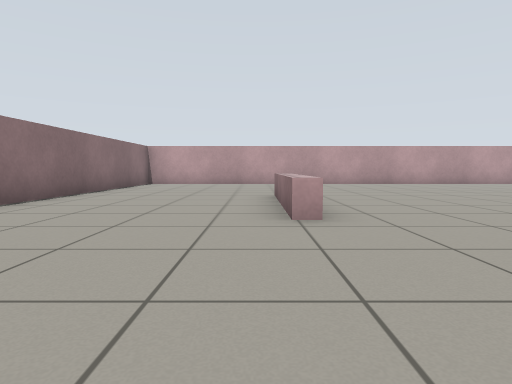
view 1 (above)

16 first-person views from a walk through a world built for the Gazebo simulator. The camera is 0.61 m above the floor, tilts 4° down and sees 75° across. The floor is counted in squares, 1 m on a side. Each view is taken from the middle of a square. On the plan, view 1 faces up. The plan holds only what a view shows up to about 10 squares ahead; the rest is blank.

view 2
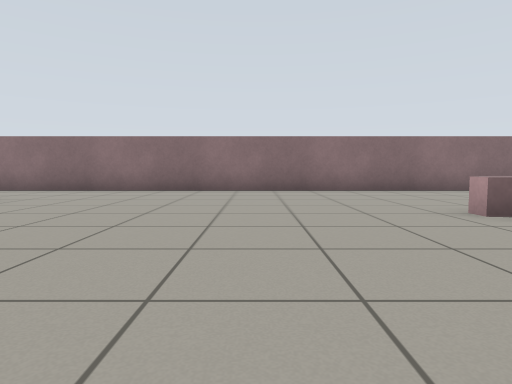

view 3
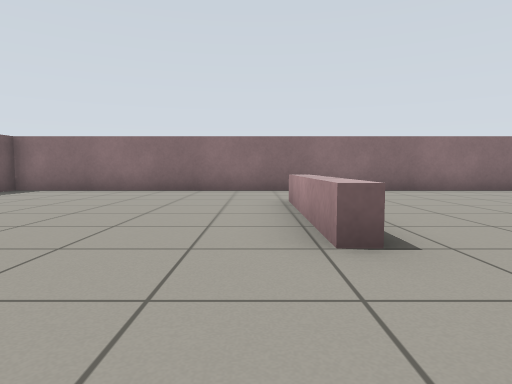

view 4
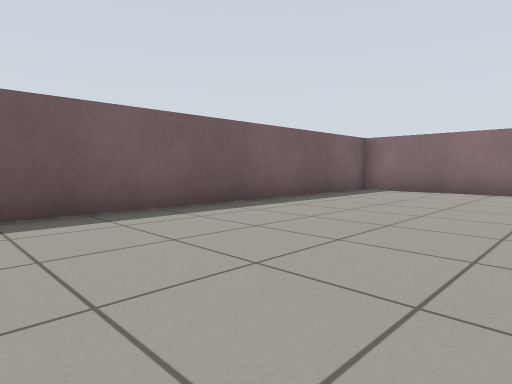

view 5
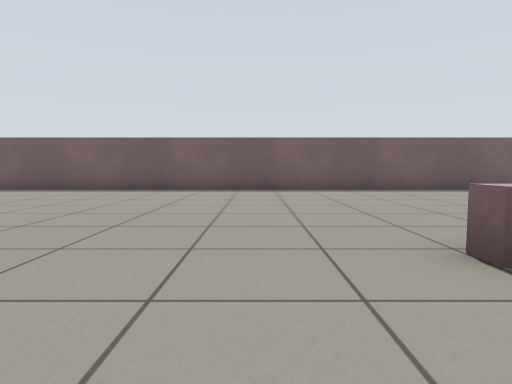

view 6
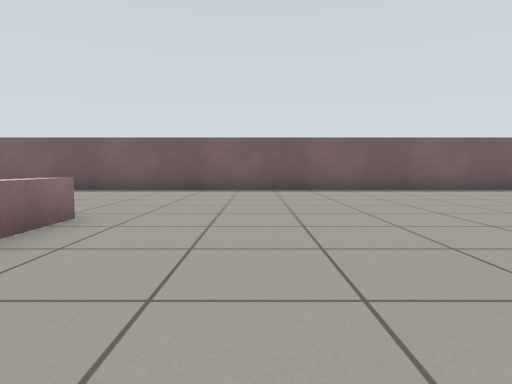

view 7
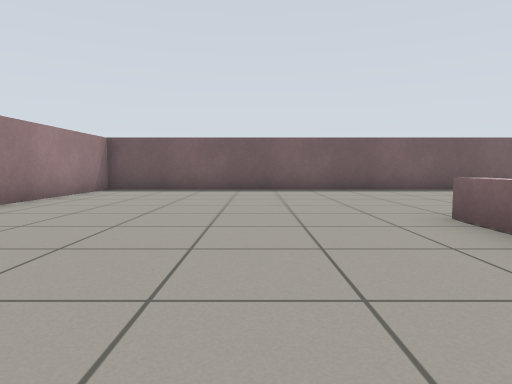

view 8
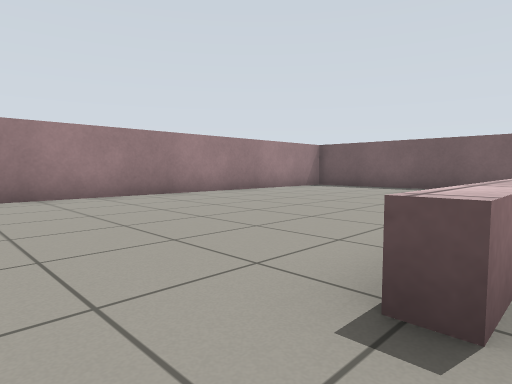

view 9
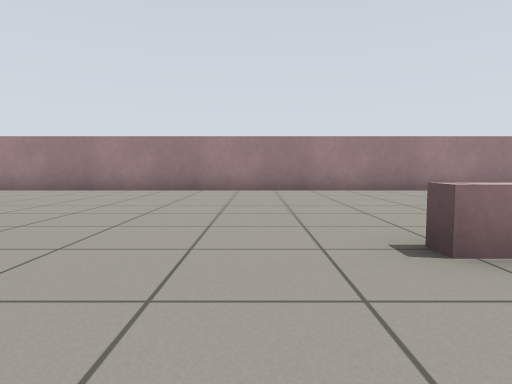

view 10
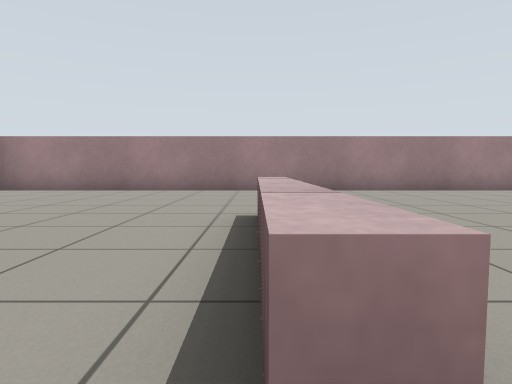

view 11
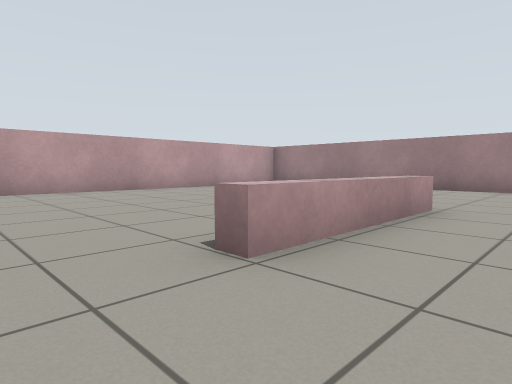

view 12
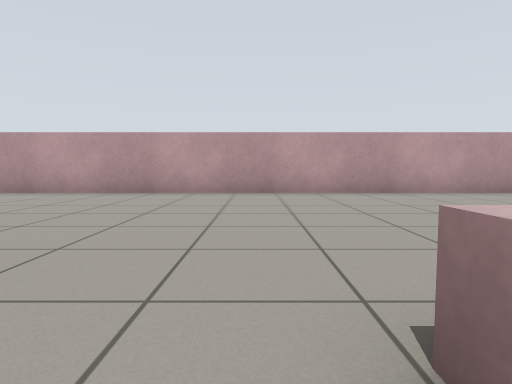

view 13
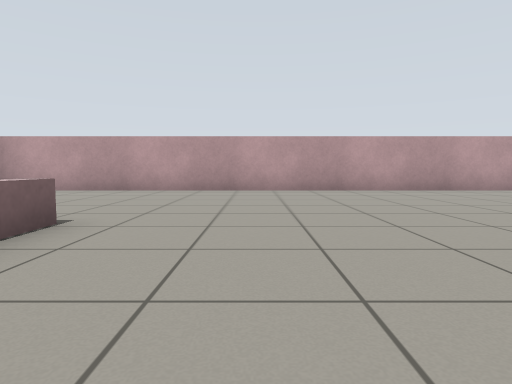

view 14
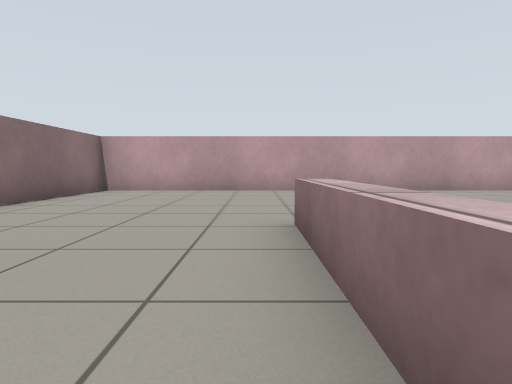

view 15
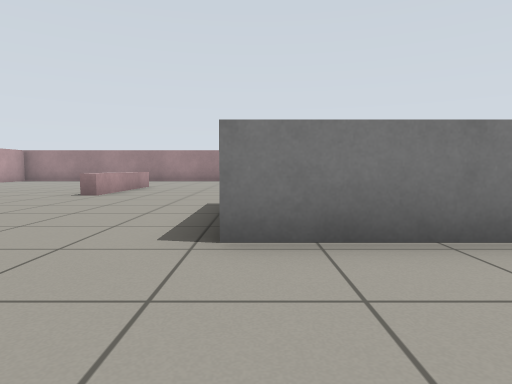

view 16
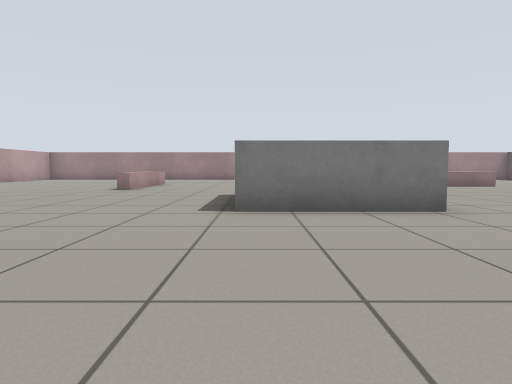

### Floor plan
Points are (right, up) in squares from view 1. A wall is a line through its corners. A room is listed if a view was taken in it or the views show most of it. See-through windows are left out.
Room 1 (views 1, 2, 3, 4, 5, 6, 7, 8, 9, 10, 11, 12, 13, 14, 15, 16)
walls: (17.4, 13.3) (-4.3, 13.3) (-4.3, -11.7) (20.3, -11.7) (20.3, 13.2)
low walls: (13.2, -2.9) (13.2, -2.3) (13.6, -2.3); (2.5, -4) (2.5, -4.4) (-1.2, -4.4); (0.9, 3.9) (0.4, 3.9) (0.4, 7.8); (13.6, -5.1) (13.6, -6.1); (15.4, 5.6) (11.5, 5.6) (11.5, 6) (14.4, 6); (13.2, -6.1) (13.2, -4.8); (0.8, 7.8) (0.8, 6.8)
objects: grey box (7, 0) to (7, 2)

Positions as (right, up) in squares from view 1, and headings:
1: (0, 0), facing up
2: (5, 1), facing left
3: (5, -5), facing left
4: (5, -7), facing down-left
5: (4, -2), facing down
6: (11, -2), facing down
7: (16, -2), facing down
8: (13, -1), facing down-right
9: (11, -1), facing right
10: (11, 6), facing right
11: (10, 4), facing up-right
12: (11, 5), facing up
13: (3, 4), facing up
14: (0, 4), facing up
15: (4, 2), facing right
16: (2, 2), facing right
